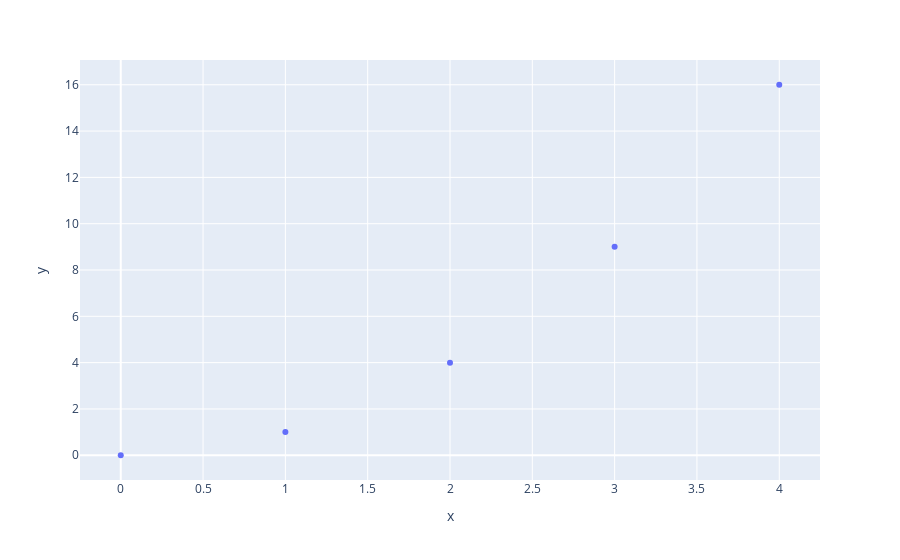
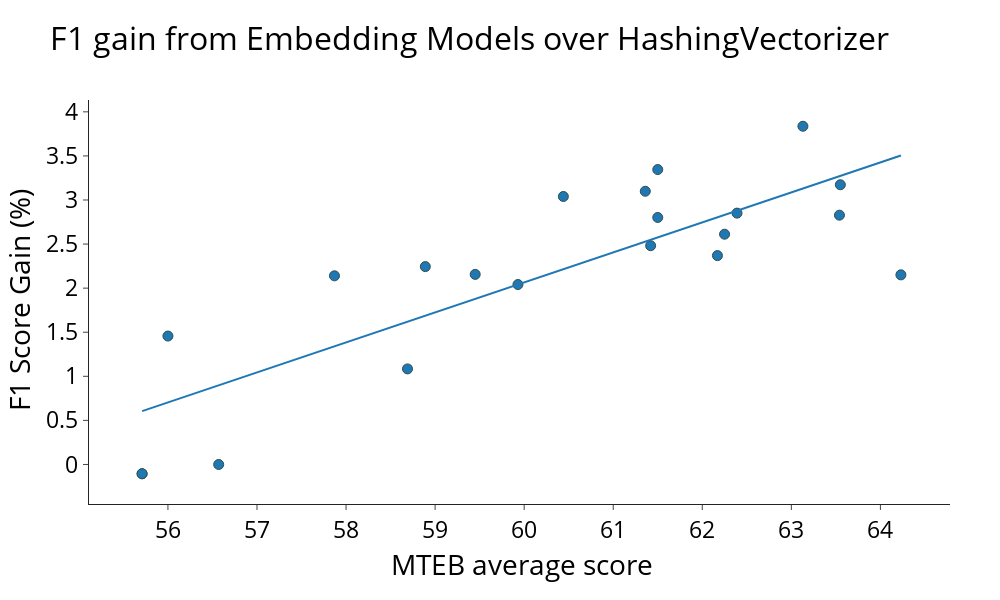

Write notebook code for charts like these, in order.
### Markdown cell above
# Figure 6

### Code cell
import pandas as pd
df_skrub = pd.read_csv("../results/results_join.csv")
df_skrub = df_skrub[df_skrub["encoder_name"] == "none"]
df = pd.concat([pd.read_csv("../results/results_join_30_11.csv"), pd.read_csv("../results/results_join_30_11_second_part.csv")])
# remove hf__roberta-base	and lm__jinaai/jina-embedding-l-en-v1	
df = df[df["encoder_name"] != "hf__roberta-base"]
df = df[df["encoder_name"] != "lm__jinaai/jina-embedding-l-en-v1"]
df = pd.concat([df,
 pd.read_csv("../results/results_join_04_12_new.csv"), 
 pd.read_csv("../results/results_join_14_12.csv"),
 pd.read_csv("../results/results_join_14_12_second_part.csv"),
 pd.read_csv("../results/results_join_14_12_third_part.csv"),
 pd.read_csv("../results/results_join_14_12_fourth_part.csv"),
pd.read_csv("../results/results_join_14_12_fasttext.csv"),
pd.read_csv("../results/results_join_14_12_fifth.csv")])

# remove lm__Hum-Works/lodestone-base-4096-v1 because of missing results
df = df[df["encoder_name"] != "lm__Hum-Works/lodestone-base-4096-v1"]
df = df[df["encoder_name"] != "hf__microsoft/deberta-v3-base"]
# for each dataset and encoder name, take the best f1 score
df_grouped = df.groupby(["dataset", "encoder_name"])["f1"].max().reset_index()
df_skrub = df_skrub.groupby(["dataset", "encoder_name"])["f1"].max().reset_index()
df_total = pd.merge(df_grouped, df_skrub, suffixes=["", "_hash"], on="dataset")
df_total["Gain"] = 100 * (df_total["f1"] - df_total["f1_hash"]) / df_total["f1_hash"]

df_total[df_total["Gain"] == df_total["Gain"].max()]
df_total[df_total["encoder_name"].str.contains("bge-micro-v2")]["Gain"].median()
mean_rank = df_total.groupby("encoder_name")["Gain"].median().reset_index()

# # sort
# mean_rank.sort_values()
mean_rank = mean_rank.reset_index()
mean_rank["encoder_name"] = mean_rank["encoder_name"].apply(lambda x: x.split("/")[-1])

mean_rank.sort_values("Gain")
mteb_results = pd.read_csv("../results/mteb_results.csv")
# join mean_rank and mteb_results
joined_df = pd.merge(mean_rank, mteb_results, left_on="encoder_name", right_on="Model")
joined_df
import plotly.express as px

# useless fig

fig = px.scatter(x=[0, 1, 2, 3, 4], y=[0, 1, 4, 9, 16])
fig.show()
fig.write_image("random.pdf")

fig = px.scatter(
    joined_df,
    y="Gain",
    x="Average (56 datasets)",
    trendline="ols",
    hover_data=joined_df.columns,
    template="simple_white",

)


fig.update_traces(marker=dict(size=10, line=dict(width=1, color='DarkSlateGrey')))

fig.update_layout(
    autosize=False,
    width=1000,
    height=600,
    margin=dict(
        l=50,
        r=50,
        b=100,
        t=100,
        pad=4
    ),
    paper_bgcolor="white",
    font=dict(
        #family="Arial, monospace",
        size=23,  # Increase font size here
        color="black"
    )
)

# rename axes
fig.update_xaxes(title_text="MTEB average score")
fig.update_yaxes(title_text="F1 Score Gain (%)")
#ttitle
fig.update_layout(title_text="F1 gain from Embedding Models over HashingVectorizer")

# save to pdf
#fig.write_image("../figures/f1_gain.pdf")
#fig

### Figure 1 — Plotly figure (JSON) as saved in the notebook; plotly's stock layout.template omitted (floating-point values rounded to 4 significant figures)
{"data": [{"hovertemplate": "x=%{x}<br>y=%{y}<extra></extra>", "legendgroup": "", "marker": {"color": "#636efa", "symbol": "circle"}, "mode": "markers", "name": "", "orientation": "v", "showlegend": false, "type": "scatter", "x": [0, 1, 2, 3, 4], "xaxis": "x", "y": [0, 1, 4, 9, 16], "yaxis": "y"}], "layout": {"legend": {"tracegroupgap": 0}, "margin": {"t": 60}, "xaxis": {"anchor": "y", "domain": [0, 1], "title": {"text": "x"}}, "yaxis": {"anchor": "x", "domain": [0, 1], "title": {"text": "y"}}}}

### Figure 2 — Plotly figure (JSON) as saved in the notebook; plotly's stock layout.template omitted (floating-point values rounded to 4 significant figures; data arrays with more than 128 entries replaced by an {"elided": "..."} marker saying what was removed)
{"data": [{"customdata": {"elided": "21x13 mixed values"}, "hovertemplate": "Average (56 datasets)=%{x}<br>Gain=%{y}<br>index=%{customdata[0]}<br>encoder_name=%{customdata[1]}<br>Model=%{customdata[2]}<br>Model Size (GB)=%{customdata[3]}<br>Embedding Dimensions=%{customdata[4]}<br>Sequence Length=%{customdata[5]}<br>Classification Average (12 datasets)=%{customdata[6]}<br>Clustering Average (11 datasets)=%{customdata[7]}<br>Pair Classification Average (3 datasets)=%{customdata[8]}<br>Reranking Average (4 datasets)=%{customdata[9]}<br>Retrieval Average (15 datasets)=%{customdata[10]}<br>STS Average (10 datasets)=%{customdata[11]}<br>Summarization Average (1 dataset)=%{customdata[12]}<extra></extra>", "legendgroup": "", "marker": {"color": "#1F77B4", "line": {"color": "DarkSlateGrey", "width": 1}, "size": 10, "symbol": "circle"}, "mode": "markers", "name": "", "orientation": "v", "showlegend": false, "type": "scatter", "x": [63.55, 64.23, 62.17, 55.71, 55.71, 56.57, 58.69, 60.44, 61.5, 61.42, 62.25, 58.89, 59.93, 59.45, 61.5, 57.87, 63.54, 56, 62.39, 63.13, 61.36], "xaxis": "x", "y": [3.173, 2.151, 2.369, -0.1052, -0.1052, 0, 1.084, 3.04, 3.345, 2.482, 2.612, 2.244, 2.041, 2.156, 2.802, 2.14, 2.828, 1.457, 2.851, 3.836, 3.099], "yaxis": "y"}, {"hovertemplate": "<b>OLS trendline</b><br>Gain = 0.340264 * Average (56 datasets) + -18.3514<br>R<sup>2</sup>=0.677402<br><br>Average (56 datasets)=%{x}<br>Gain=%{y} <b>(trend)</b><extra></extra>", "legendgroup": "", "marker": {"color": "#1F77B4", "line": {"color": "DarkSlateGrey", "width": 1}, "size": 10, "symbol": "circle"}, "mode": "lines", "name": "", "showlegend": false, "type": "scatter", "x": [55.71, 55.71, 56, 56.57, 57.87, 58.69, 58.89, 59.45, 59.93, 60.44, 61.36, 61.42, 61.5, 61.5, 62.17, 62.25, 62.39, 63.13, 63.54, 63.55, 64.23], "xaxis": "x", "y": [0.6048, 0.6048, 0.7034, 0.8974, 1.34, 1.619, 1.687, 1.877, 2.041, 2.214, 2.527, 2.548, 2.575, 2.575, 2.803, 2.83, 2.878, 3.13, 3.269, 3.272, 3.504], "yaxis": "y"}], "layout": {"autosize": false, "font": {"color": "black", "size": 23}, "height": 600, "legend": {"tracegroupgap": 0}, "margin": {"b": 100, "l": 50, "pad": 4, "r": 50, "t": 100}, "paper_bgcolor": "white", "title": {"text": "F1 gain from Embedding Models over HashingVectorizer"}, "width": 1000, "xaxis": {"anchor": "y", "domain": [0, 1], "title": {"text": "MTEB average score"}}, "yaxis": {"anchor": "x", "domain": [0, 1], "title": {"text": "F1 Score Gain (%)"}}}}
